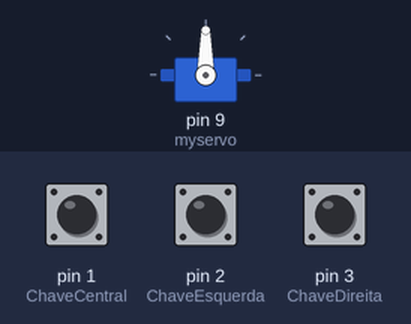
A sketch run on a simulated Arduino Uno, built with avr-gcc and run on an emulated ATmega328P. Shown: servo. Inputs (shaded band) come from the test bench; at power-on: pin 2 (ChaveEsquerda) HIGH, pin 1 (ChaveCentral) HIGH, pin 3 (ChaveDireita) HIGH.

Above: at 1.2 s.
1.3 s: pin 2 (ChaveEsquerda) pulled LOW for 0.15 s
At 2.1 s:
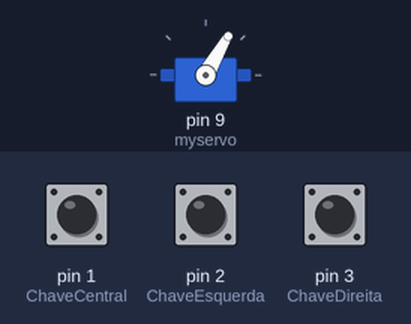
2.9 s: pin 1 (ChaveCentral) pulled LOW for 0.15 s
At 3.3 s:
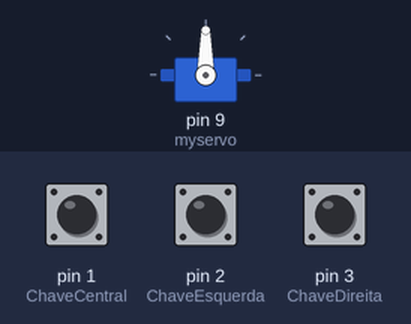
4.5 s: pin 2 (ChaveEsquerda) pulled LOW for 1 s
At 5.7 s:
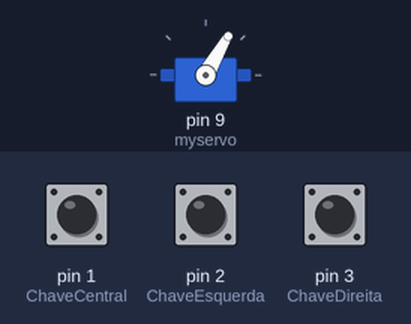
Timing chart, 0 to 7.5 s (numbered marks = the images above; inputs shaded):
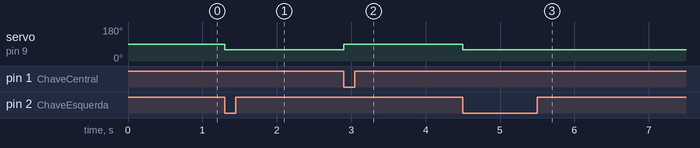

The sketch:

Servo.ino
```cpp
// Programa : Controlando o servo com 3 chaves
// Autor: Arduino e Cia

#include <Servo.h>

Servo myservo;

int val;
int ChaveEsquerda=2; //Pino a ser ligado na chave esquerda
int ChaveCentral=1;  //Pino a ser ligado na chave central
int ChaveDireita=3;  //Pino a ser ligado na chave direita

void setup()
{
  // Pino de dados do servo conectado ao pino 9 do Arduino
  myservo.attach(9);
  //Define o pino como entrada
  pinMode(ChaveEsquerda, INPUT);
  //Aciona o resistor pull-up interno
  digitalWrite(ChaveEsquerda, HIGH);
  pinMode(ChaveCentral, INPUT);
  digitalWrite(ChaveCentral, HIGH);
  pinMode(ChaveDireita, INPUT);
  digitalWrite(ChaveDireita, HIGH);
}

void loop()
{
 //Le o valor da Chave Esquerda (On/Off)
 val=digitalRead(ChaveEsquerda);
   //Caso a chave seja pressionada, movimenta o servo
   if(val!=1)
    {
       myservo.write(60);  //Move o servo para o angulo de 60 graus
       delay(15);          //Delay para o servo atingir a posiçao
    }

 val=digitalRead(ChaveCentral);
   if(val!=1)
    {
       myservo.write(90);  //Move o servo para o angulo de 90 graus
       delay(15);
    }

 val=digitalRead(ChaveDireita);
   if(val!=1)
    {
       myservo.write(+90);  //Move o servo para o angulo de 120 graus
       delay(15);
    }
}
```

Measured:
- after the input at 1.3 s, servo on pin 9 (myservo): 90° → 60° at once
- after the input at 2.9 s, servo on pin 9 (myservo): 60° → 90° at once
- after the input at 4.5 s, servo on pin 9 (myservo): 90° → 60° at once
